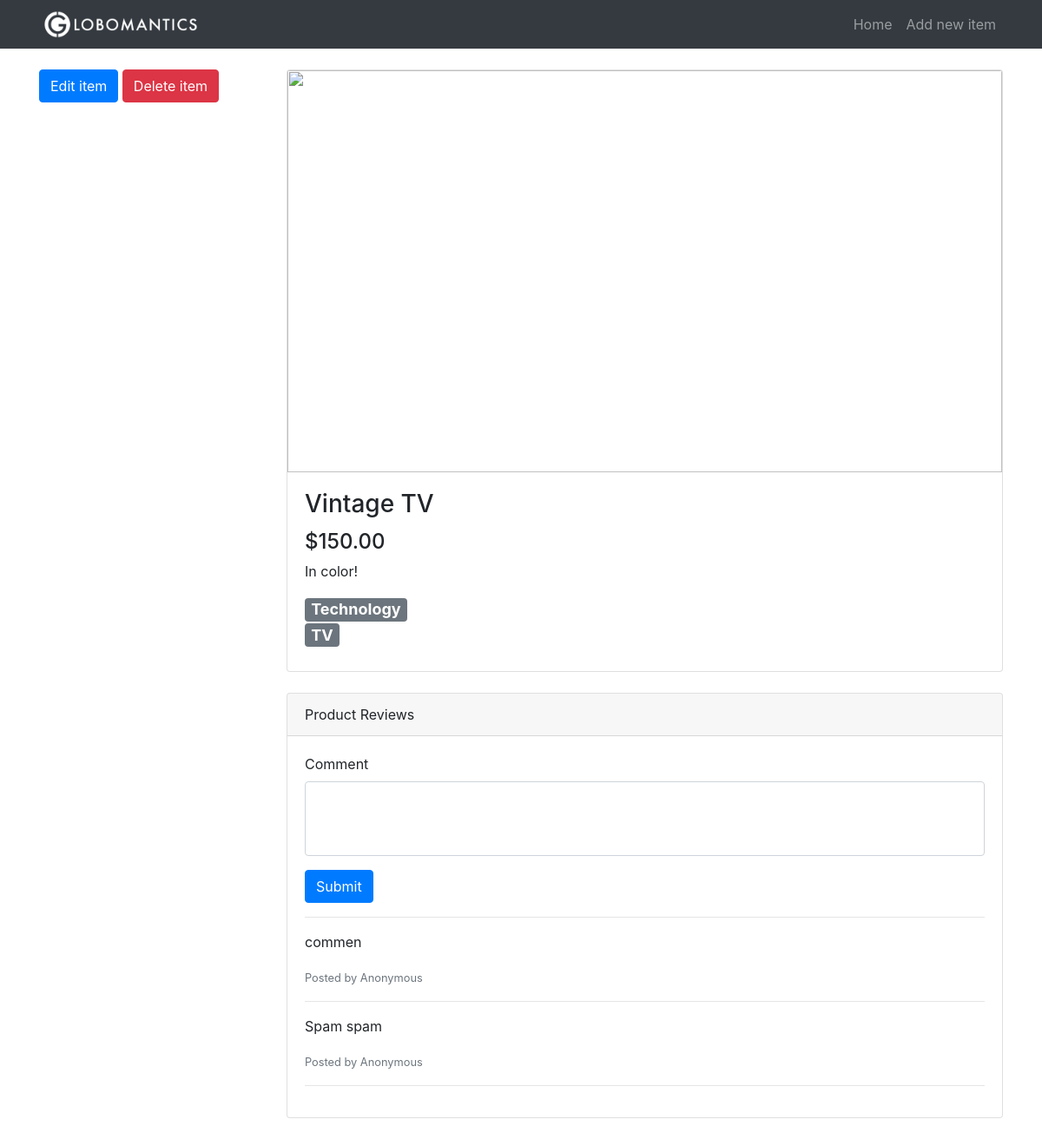
Screenshot of /item/3 with the database file from the repository.
### tables this page shows
CREATE TABLE items(
                    id              INTEGER PRIMARY KEY AUTOINCREMENT,
                    title           TEXT,
                    description     TEXT,
                    price           REAL,
                    image           TEXT,
                    category_id     INTEGER,
                    subcategory_id  INTEGER,
                    FOREIGN KEY(category_id) REFERENCES categories(id),
                    FOREIGN KEY(subcategory_id) REFERENCES subcategories(id)
);

CREATE TABLE categories(
                    id              INTEGER PRIMARY KEY AUTOINCREMENT,
                    name            TEXT
);

CREATE TABLE subcategories(
                    id              INTEGER PRIMARY KEY AUTOINCREMENT,
                    name            TEXT,
                    category_id     INTEGER,
                    FOREIGN KEY(category_id) REFERENCES categories(id)
);

CREATE TABLE comments(
                    id              INTEGER PRIMARY KEY AUTOINCREMENT,
                    content         TEXT,
                    item_id         INTEGER,
                    FOREIGN KEY(item_id) REFERENCES items(id)
);

### app.py (the view)
@app.route("/item/<int:item_id>")
def item(item_id):
    c = get_db().cursor()
    item_from_db = c.execute("""SELECT
                   i.id, i.title, i.description, i.price, i.image, c.name, s.name
                   FROM
                   items AS i
                   INNER JOIN categories AS c ON i.category_id = c.id
                   INNER JOIN subcategories AS s ON i.subcategory_id = s.id
                   WHERE i.id = ?""",
                   (item_id,)
    )
    row = c.fetchone()
    try:
        item = {
            "id": row[0],
            "title": row[1],
            "description": row[2],
            "price": row[3],
            "image": row[4],
            "category": row[5],
            "subcategory": row[6]
        }
    except:
        item = {}
    if item:
        comments_from_db = c.execute("""SELECT content FROM comments
                    WHERE item_id = ? ORDER BY id DESC""",
                    (item_id,)
        )
        comments = []
        for row in comments_from_db:
            comment = {
                "content": row[0]
            }
            comments.append(comment)
        commentForm    = NewCommentForm()
        commentForm.item_id.data = item_id
        deleteItemForm = DeleteItemForm()
        return render_template("item.html", item=item, commentForm=commentForm, comments=comments, deleteItemForm=deleteItemForm)
    return redirect(url_for("home"))

### app.py
class NewCommentForm(FlaskForm):
    content = TextAreaField("Comment", validators=[InputRequired("Input is required."), DataRequired("Data is required.")])
    item_id = HiddenField(validators=[DataRequired()])
    submit  = SubmitField("Submit")

class DeleteItemForm(FlaskForm):
    submit      = SubmitField("Delete item")

### app.py (called while the page is built)
def get_db():
    db = getattr(g, '_database', None)
    if db is None:
        db = g._database = sqlite3.connect('db/globomantics.db')
    return db

@app.teardown_appcontext
def close_connection(exception):
    db = getattr(g, '_database', None)
    if db is not None:
        db.close()

### templates/item.html (shortened to what this page needs)
{% extends 'base.html' %}
{% block content %}
<div class="row">
  <div class="col-lg-3 my-4">
    <a href="{{ url_for('edit_item', item_id=item.id) }}" class="btn btn-primary">Edit item</a>
    <form class="delete-form" method="POST" action="{{ url_for('delete_item', item_id=item.id) }}">
      {{ deleteItemForm.submit(class="btn btn-danger", onclick="return confirm('Are you sure you want to delete this item?');") }}
    </form>
  </div>
  <div class="col-lg-9">
    <div class="card mt-4">
      <div class="embed-responsive embed-responsive-16by9">
        <img class="card-img-top embed-responsive-item" src="{% if item.image %}{{ url_for('uploads', filename=item.image) }}{% else %}{{ url_for('static', filename='images/placeholder.png') }}{% endif %}">
      </div>
      <div class="card-body">
        <h3 class="card-title">{{ item.title }}</h3>
        <h4>{{ "$%.2f" | format(item.price) }}</h4>
        <p class="card-text">{{ item.description | safe }}</p>
        <h4>
          <div class="badge badge-secondary">{{ item.category }}</div> <br>
          <div class="badge badge-secondary">{{ item.subcategory }}</div>
        </h4>
      </div>
    </div>
    <div class="card card-outline-secondary my-4">
      <div class="card-header">
        Product Reviews
      </div>
      <div class="card-body">
        <form class="comment-form" action="{{ url_for('new_comment') }}" method="POST">
          <div class="form-group">
            {{ commentForm.content.label }}
            {{ commentForm.content(class="form-control", rows="3") }}
          </div>
          {{ commentForm.submit(class="btn btn-primary") }}
        </form>
        <hr class="form-border">
        {% if comments %}
        {% for comment in comments %}
        <p>{{ comment.content }}</p>
        <small class="text-muted">Posted by Anonymous</small>
        <hr>
        {% endfor %}
        {% else %}
        <p class="placeholder-comment">Be the first to comment on this item</p>
        {% endif %}
      </div>
    </div>
  </div>
</div>
{% endblock %}

### templates/base.html (shortened to what this page needs)
<!DOCTYPE html>
<html lang="en">
<head>
  <link rel="stylesheet" href="https://stackpath.bootstrapcdn.com/bootstrap/4.4.1/css/bootstrap.min.css">
  <link rel="stylesheet" href="{{ url_for('static', filename='css/style.css') }}">
</head>
<body>
  <nav class="navbar navbar-expand-lg navbar-dark bg-dark fixed-top">
    <div class="container">
      <a href="{{ url_for('home') }}" class="navbar-brand">
        <img src="{{ url_for('static', filename='images/logo.png') }}" height="40px">
      </a>
      <div class="collapse navbar-collapse" id="navbarResponsive">
        <ul class="navbar-nav ml-auto">
          <li class="nav-item {{ 'active' if active_page == 'home' else '' }}">
            <a href="{{ url_for('home') }}" class="nav-link">Home</a>
          </li>
          <li class="nav-item {{ 'active' if active_page == 'new_item' else '' }}">
            <a href="{{ url_for('new_item') }}" class="nav-link">Add new item</a>
          </li>
        </ul>
      </div>
    </div>
  </nav>
  <div class="container">
  {% block content %}{% endblock %}
  </div>
</body>
</html>

### static/css/style.css (style rules this page uses)
body { padding-top: 56px; }
.navbar-brand { padding-top: 0rem; padding-bottom: 0rem; }
.card-img-top { object-fit: cover; }
textarea { resize: none; }
.delete-form { display: inline; }
#content:invalid { box-shadow: none; }

### rows the page displays
items: title "Vintage TV", price "$150.00", description "In color!"
categories: category "Technology"
subcategories: subcategory "TV"
comments: content "commen"
comments: content "Spam spam"

### other values shown
{{ commentForm.content.label }} "Comment"
